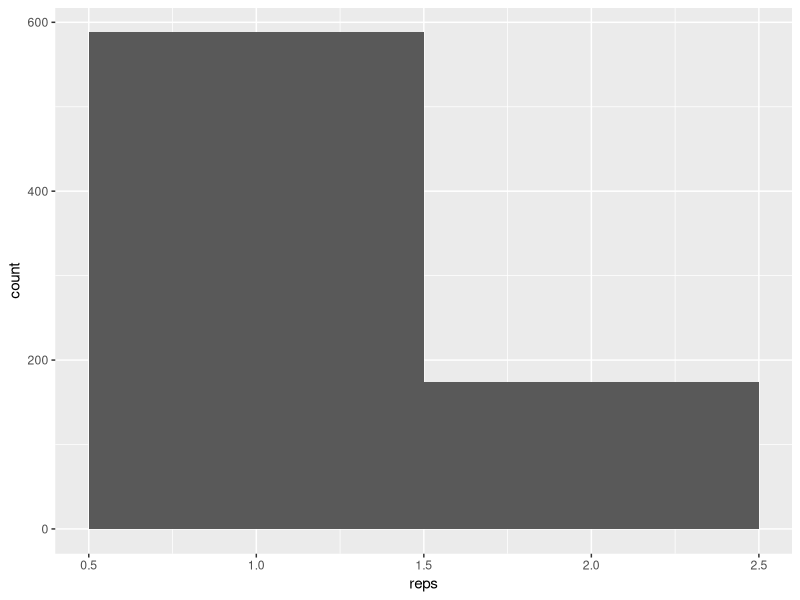
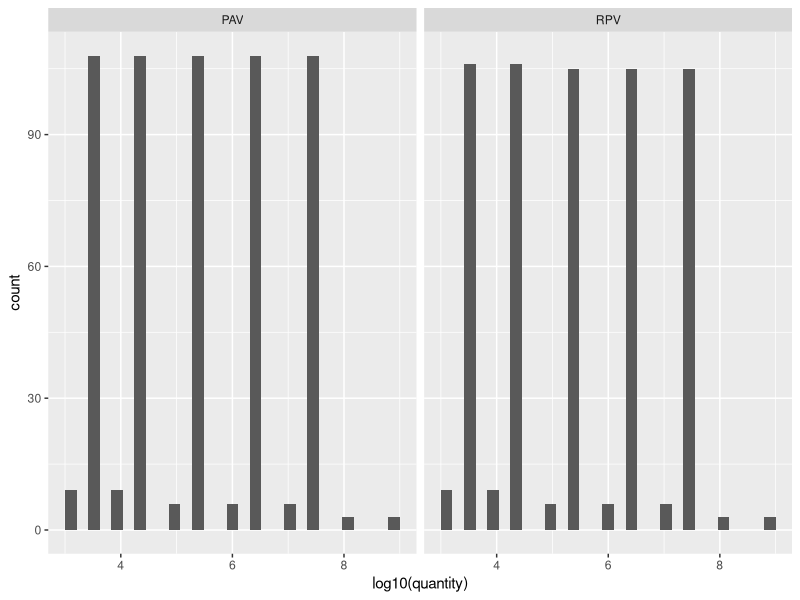
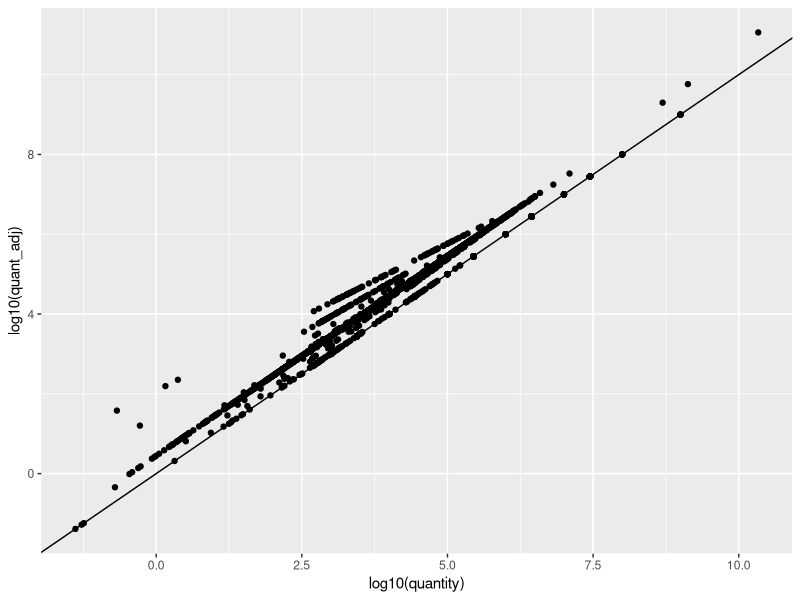
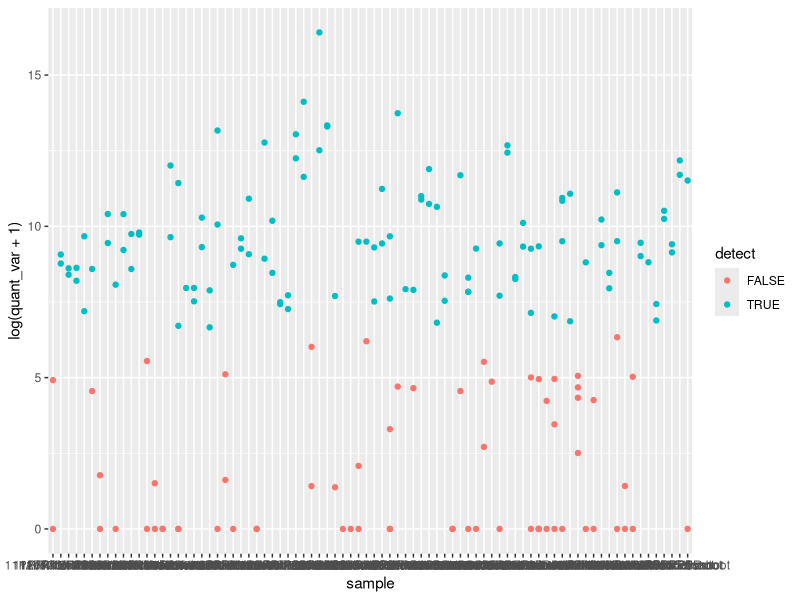

R code for these plots, in order:
## Goal: combine raw qPCR data into a single dataset


#### set up ####

# clear all existing data
rm(list=ls())

# load packages
library(tidyverse) # version used: 1.2.1

# import qPCR data
qdat <- read_csv("./edi.411.2/data/source_plant_qPCR_data.csv")
#str(qlist)

# import experiment and molecular data
emdat <- read.csv("./edi.411.2/data/sample_exp_molc_data.csv", header = T, stringsAsFactors = F) %>%
  as_tibble()


#### edit full dataset ####

# remove summarizing column
qdat <- qdat %>%
  select(-c(cycle_mean, cycle_sd, quantity_mean, quantity_sd, comments, high_sd, no_amp, outlier_rg, exp_fail))

# make an inoculation treatment column
unique(qdat$sample)
# use first three letters if it's a standard or control
# use last two letters if it's a root sample
# use third character if it's a sample
qdat <- qdat %>%
  mutate(inoc = case_when(
    substr(sample, 1, 3) %in% 
      c("NTC", "NAC", "PAV", "RPV") ~ substr(sample, 1, 3),
    TRUE ~ substr(sample, 3, 3) 
  ))
unique(qdat$inoc)

# re-assign some levels
qdat$inoc <- recode(qdat$inoc, a ="blank", C ="coinfection", H="healthy", P ="PAV", R ="RPV")

# re-assign tasks for controls, standards, and samples.
unique(qdat$task)
qdat <- qdat %>%
  mutate(task = case_when(
    inoc %in% c("blank", "NTC", "NAC") ~ "control",
    (substr(sample, 1, 3) == "PAV" & target=="PAV") | 
      (substr(sample, 1, 3) =="RPV" & target=="RPV") ~ "standard",
    (substr(sample, 1, 3) == "PAV" & target=="RPV") | 
      (substr(sample, 1, 3) =="RPV" & target=="PAV") ~ "nonTargetStandard",
    TRUE ~ "sample"
  ))

# indicate source material
qdat <- qdat %>%
  mutate(material = case_when(
    task == "sample" & substr(sample, 7, 8) != "Rt" & substr(sample,8,9) != "Rt" ~ "shoot",
    task %in% c("control", "standard", "nonTargetStandard") ~ "RNA",
    substr(sample, 7, 8) == "Rt"| substr(sample,8,9) == "Rt" ~ "root"
  ))

# prepared standards assuming 2.5 ul would be added to wells (conc = 1eX/2.5 ul), but started adding 7 ul instead of 2.5 ul with group 3: replace quantity of standards from all groups except 1 and 2 with quantities divided by 2.5 and multiplied by 7 
qdat <- qdat %>%
  mutate(quantity = ifelse(task == "standard" & !(q_group %in% c("01","02")), quantity / 2.5 * 7, quantity))

# create a nutrient treatment column
qdat <- qdat %>%
  mutate(nutrient = case_when(
    task == "sample" & is.na(as.numeric(substr(sample, 5, 5))) == T ~ paste(substr(sample, 4, 4), substr(sample, 5, 5), sep = ""), 
    task == "sample" & !is.na(as.numeric(substr(sample, 5, 5))) == T ~ substr(sample, 4, 4)))
unique(qdat$nutrient)

# alter some nutrient values
filter(qdat, nutrient == "N/") %>% print.data.frame()
qdat$nutrient <- recode(qdat$nutrient, C = "low", L = "low", NP = "N+P", "N/" = "N/N+P")

# create columns for time, round, and replicate
qdat <- qdat %>%
  mutate(round = case_when(task == "sample" ~ substr(sample, 1, 1)),
         time = case_when(task == "sample" ~ substr(sample, 2, 2)),
         replicate = case_when(task == "sample" & !is.na(as.numeric(substr(sample, nchar(sample), nchar(sample)))) ~ as.numeric(substr(sample, nchar(sample), nchar(sample))),
                               task == "sample" & is.na(as.numeric(substr(sample, nchar(sample), nchar(sample)))) ~ as.numeric(substr(sample, 1, 1)) + 1))

qdat  %>%
  filter(task == "sample" & nutrient == "N+P") %>%
  select(sample, round, time, replicate)


#### edit individual samples ####

# incorrectly entered sample name
qdat$sample <- recode(qdat$sample,"RPV 1E5" = "RPV1E5")

# incorrectly entered target
unique(qdat$target)
filter(qdat, target == "") %>% print.data.frame()
qdat <- qdat %>%
  mutate(target = ifelse(target == "", "RPV", target))

# incorrectly entered sample name
# 16CN1 and 16CN2 were switched starting with extraction. Found out when  I did second extraction of 16CN2, but I kept the incorrect label to be consistent.
subset(qdat,sample %in% c("16CN1", "16CN2"))

qdat <- qdat %>%
  mutate(sample = case_when(
    sample == "16CN1" ~ "16CN2",
    sample == "16CN2" ~ "16CN1",
    TRUE ~ sample),
    replicate = case_when(
      sample == "16CN1" ~ 1,
      sample == "16CN2" ~ 2,
      TRUE ~ replicate
    )
  )

# look at notes
unique(qdat$qPCR_notes)

# remove column: low volume, contaminated
qdat %>%
  filter(qPCR_notes == "low volume") # remove the samples, leave the controls
qdat %>%
  filter(grepl("contaminated", qPCR_notes)) # just one sample
qdat <- qdat %>%
  mutate(remove = case_when(
    qPCR_notes == "low volume" & task == "sample" ~ 1,
    grepl("contaminated", qPCR_notes) ~ 1,
    TRUE ~ 0
    ))

# remove 12CN/NP2 and 12CN/NP2b - one is 12CN2 and one is 12CNP2, but don't know which
qdat <- qdat %>%
  mutate(remove = case_when(
    sample %in% c("12CN/NP2", "12CN/NP2b") ~ 1,
    TRUE ~ remove
  ))


#### error check ####

colnames(qdat)

# make sure samples have all their info
filter(qdat, task == "sample") %>%
  select(-c(quantity, qPCR_notes, cycle)) %>%
  filter(!complete.cases(.))

# summarize sample number
qdat %>%
  filter(task == "sample") %>%
  group_by(round, time, inoc, nutrient, target) %>%
  summarize(reps = length(unique(replicate))) %>%
  ggplot(aes(x = reps)) +
  geom_histogram(binwidth = 1)

# examine non-samples
qdat %>%
  filter(task != "sample") %>%
  group_by(task, target, quantity) %>%
  summarize(reps = n()) %>%
  print.data.frame()

# examine standards
qdat %>%
  filter(task == "standard") %>%
  ggplot(aes(x = log10(quantity))) +
  geom_histogram() +
  facet_wrap(~target)

# look at high values
qdat %>%
  filter(task == "standard" & log10(quantity) > 7.8) # 1e8 and 1e9 standards in group 1

  
#### standard curves ####

# PAV Function
stdPAVfun<-function(dat){
  
  # extract min, max, and curve characteristics
  stdPAVdf <- dat %>%
    subset(!is.na(cycle) & inoc == "PAV" & task == "standard") %>%
    group_by(q_group) %>%
    summarise(PAVmin = min(quantity), 
          PAVminRep = sum(quantity == min(quantity)),
          PAVmax = max(quantity), 
          PAVslope = lm(cycle ~ log10(quantity))$coefficients[2], 
          PAVint=lm(cycle ~ log10(quantity))$coefficients[1])
  
  # calculate efficiency
  stdPAVdf$PAVefficiency <- 100 * (10^(1/abs(stdPAVdf$PAVslope)) - 1)
  
  # plot - can add to return as part of list if needed
  #stdPAVplot <- dat %>%
  #  subset(!is.na(cycle) & inoc == "PAV" & task == "standard") %>%
  #  ggplot(aes(x = log10(quantity), y = cycle)) + 
  #  geom_point(size=2) + 
  #  xlab("quantity (log)") + 
  #  ylab("Detection Cycle") + 
  #  geom_smooth(method=lm,se=F)
  
  return(stdPAVdf)
}

# RPV Function
stdRPVfun<-function(dat){
  
  # extract min, max, and curve characteristics
  stdRPVdf <- dat %>%
    subset(!is.na(cycle) & inoc == "RPV" & task == "standard") %>%
    group_by(q_group) %>%
    summarise(RPVmin = min(quantity), 
          RPVminRep = sum(quantity == min(quantity)),
          RPVmax = max(quantity), 
          RPVslope = lm(cycle ~ log10(quantity))$coefficients[2], 
          RPVint=lm(cycle ~ log10(quantity))$coefficients[1])
  
  # calculate efficiency
  stdRPVdf$RPVefficiency <- 100 * (10^(1/abs(stdRPVdf$RPVslope)) - 1)
  
  # plot - can add to return as part of list if needed
  #stdRPVplot <- dat %>%
  #  subset(!is.na(cycle) & inoc == "RPV" & task == "standard") %>%
  #  ggplot(aes(x = log10(quantity), y = cycle)) + 
  #  geom_point(size=2) + 
  #  xlab("quantity (log)") + 
  #  ylab("Detection Cycle") + 
  #  geom_smooth(method=lm,se=F)
  
  return(stdRPVdf)
}

# contamination function
confun <- function(dat){
  
  fulldf <- dat %>%
    filter(task == "control"|task == "nonTargetStandard") %>%
    group_by(q_group, target) %>%
    summarise(contamination = min(cycle, na.rm = T)) %>%
    spread(target, contamination) %>%
    rename(PAVcont = PAV, RPVcont = RPV) %>%
    merge(dat, ., all = T)
  
  stddf <- fulldf %>%
    group_by(q_group) %>%
    filter(task == "standard") %>%
    mutate(stdRem = case_when(
      target == "PAV" & cycle > unique(PAVcont) ~ 1,
      target == "RPV" & cycle > unique(RPVcont) ~ 1)) %>%
    group_by(q_group, target) %>%
    summarise(removed = sum(stdRem, na.rm = T)) %>%
    spread(target, removed) %>%
    rename(PAVstdRem = PAV, RPVstdRem = RPV) %>%
    merge(fulldf, ., all = T)
  
  PAVdf <- fulldf %>%
    filter(cycle < PAVcont) %>%
    stdPAVfun
  
  RPVdf <- fulldf %>%
    filter(cycle < RPVcont) %>%
    stdRPVfun
  
  findf <- stddf %>%
    merge(PAVdf, all = T) %>%
    merge(RPVdf, all = T)
  
  return(findf)
}

# some standards appear to be prepared incorrectly - previously went through each run individually (see qPCR-group-comments.csv for notes)

# check notes
qdat %>%
  filter(q_group%in%c("04", "05", "07", "09") & target == "RPV") %>%
  select(qPCR_notes) %>%
  unique()

# add note about standards
qdat <- qdat %>%
  mutate(
    qPCR_notes = case_when(
      q_group%in%c("04", "05", "07", "09") & target == "RPV" & is.na(qPCR_notes) ~ "1E5 standards may have been prepared incorrectly",
      q_group%in%c("04", "05", "07", "09") & target == "RPV" & !is.na(qPCR_notes) ~ paste(qPCR_notes, "1E5 standards may have been prepared incorrectly", sep = ", "),
      TRUE ~ qPCR_notes)
  )

# analyze standard curves
qdat2 <- qdat %>%
  confun()

# check that confun worked
head(qdat2)

qdat %>%
  filter(q_group == "01") %>%
  filter(task == "control"|task == "nonTargetStandard") %>%
  group_by(target) %>%
  summarise(contamination = min(cycle, na.rm = T)) %>%
  spread(target, contamination) %>%
  rename(PAVcont = PAV, RPVcont = RPV) 

unique(qdat2$PAVcont)

qdat2 %>%
  filter(is.na(PAVcont)) %>%
  select(target) %>%
  unique()

unique(qdat2$RPVcont)

qdat2 %>%
  filter(is.na(RPVcont)) %>%
  select(target) %>%
  unique()

# modify samples with new standard curve
qdat2 <- qdat2 %>%
  mutate(quant_adj = case_when(
    task != "standard" & target == "PAV" ~ 10 ^ ((cycle - PAVint) / PAVslope),
    task != "standard" & target == "RPV" ~ 10 ^ ((cycle - RPVint) / RPVslope),
    task == "standard" ~ quantity))

# check that new standard curve conversion worked
qdat2 %>%
  ggplot(aes(x = log10(quantity), y = log10(quant_adj))) +
  geom_point() +
  geom_abline(slope = 1, intercept = 0)

# 4 obvious outliers
qdat2 %>%
  filter(log10(quantity) < 0 & log10(quant_adj) > 0.5) # these are too low to be reliable

qdat2 %>%
  filter(log10(quantity) < 1 & log10(quant_adj) > 2) # from group 35, which had a high conncentration contamination, so lower concentration samples will be left out


#### create sample dataset ####

samp <- qdat2 %>%
  filter(task == "sample") %>%
  mutate(
    sample = paste(round, time, inoc, nutrient, replicate, material, sep = "")
  ) %>%
  as_tibble()

# identify which samples will be removed:
  # standard curve efficiency outside of boundaries
  # quantity greater than 1e3, but less than standard curve minimum
sum(samp$remove) # 15

samp <- samp %>%
  mutate(
    remove = case_when(
      target == "RPV" & (round(RPVefficiency) < 85 | round(RPVefficiency) > 115) ~ 1,
      target == "PAV" & (round(PAVefficiency) < 85 | round(PAVefficiency) > 115) ~ 1,
      target == "RPV" & (quant_adj >= 1e3 & quant_adj < RPVmin) ~ 1,
      target == "PAV" & (quant_adj >= 1e3 & quant_adj < PAVmin) ~ 1,
      TRUE ~ remove
    )
  )

sum(samp$remove) # 672

# identify duplicate samples and select ones with detection or lower variance
samp_d <- samp %>%
  filter(remove == 0) %>%
  select(q_group, target, sample) %>%
  distinct() %>%
  mutate(
    dup = duplicated(select(., target, sample))
    ) %>%
  filter(dup == T) %>%
  select(-c(q_group, dup)) %>%
  semi_join(filter(samp, remove == 0), .) %>%
  mutate(quant_adj = case_when(is.na(quant_adj) ~ 0,
                               TRUE ~ quant_adj),
         detect = case_when(target == "RPV" & quant_adj >= RPVmin ~ 1,
                            target == "PAV" & quant_adj >= PAVmin ~ 1,
                            TRUE ~ 0)) %>%
  group_by(q_group, sample, target) %>%
  summarise(quant_var = sd(quant_adj),
            quant_mean = mean(quant_adj),
            detect = sum(detect) > 0) %>%
  group_by(sample, target) %>%
  mutate(
    min_var_group = case_when(quant_var == min(quant_var, na.rm = T) ~ 1,
                              TRUE ~ 0),
    n_q_group = length(unique(q_group)),
    n_min = sum(min_var_group),
    n_det = sum(detect),
    sample_q_tar = paste(sample, q_group, target, sep = "_")) %>%
  ungroup()

# see if variance = 0, but mean doesn't
samp_d %>%
  filter(quant_var == 0 & quant_mean != 0) # no

# see how these criteria are related
samp_d %>%
  ggplot(aes(x = sample, y = log(quant_var+1), colour = detect)) +
  geom_point()
# all detected samples have higher variance than undetected samples

# look at groups with NA variance
samp_d %>% 
  filter(is.na(quant_var)) %>%
  select(min_var_group) %>%
  unique() # none are counted as the min var group

# indicate which samples should be removed
# not detected when another group was
# higher than minimum variance when multiple groups were detected
samp_d_r <- samp_d %>%
  mutate(
    remove = case_when(detect == F & n_det > 0 ~ 1,
                       detect == T & n_det > 1 & min_var_group == 0 ~ 1,
                       TRUE ~ 0
    )
  ) %>%
  filter(remove == 1)

# transfer this over to main dataset
samp <- samp %>%
  mutate(
    sample_q_tar = paste(sample, q_group, target, sep = "_"),
    remove = case_when(sample_q_tar %in% samp_d_r$sample_q_tar ~ 1,
                       TRUE ~ remove)) %>%
  select(-sample_q_tar)
sum(samp$remove) # 886

# merge with experiment and molecular information
dat <- samp %>%
  mutate(round = as.numeric(round),
         time = as.numeric(time)) %>%
  left_join(emdat)
